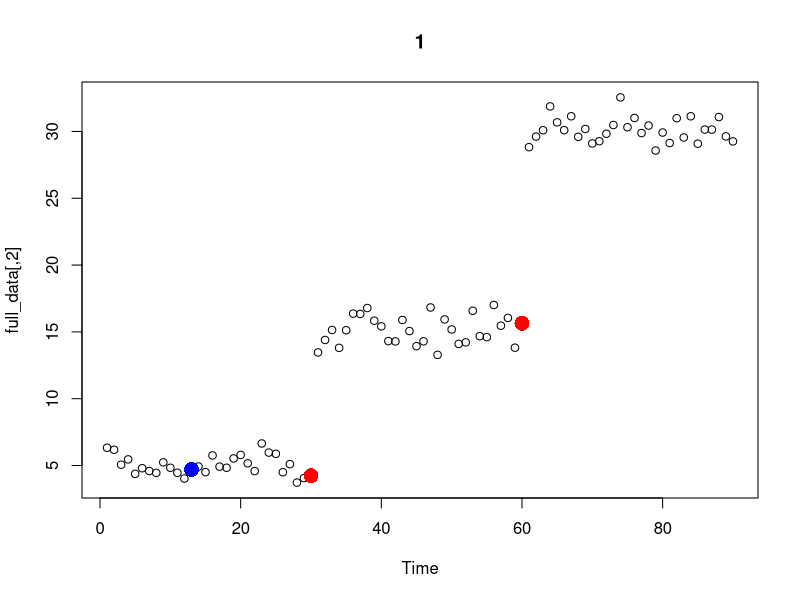

Write R code to recreate this figure. (Note: this script raises an error after producing the figure.)
#creating our data 
first = rnorm(30, mean = 5, sd = 1) #30 random data points from a normal distribution with mean of 5
second = rnorm(30, mean = 15, sd = 1) #30 random data points from a normal distribution with mean of 15
third = rnorm(30, mean = 30, sd = 1) #30 random data points from a normal distribution with mean of 30

dif_means_0 = c(first) #setting up null set
dif_means_1 = c(first, second) #adding two sets of data points together 
dif_means_2 = c(first, second, third) #adding three sets of data points together

time_0 = 1:30
time_1 = 1:60
time_2 = 1:90

test_data_0 = data.frame(time_0, dif_means_0) #our data with x = time and y = data from 1 set
test_data_1 = data.frame(time_1, dif_means_1) #our data with x = time and y = data from 2 sets
test_data_2 = data.frame(time_2, dif_means_2) #our data with x = time and y = data from 3 sets

#downloading the strucchange package
#install.packages("strucchange")
library("strucchange")

#Bai-Perron Method
bkpts_0 = breakpoints(test_data_0$dif_means_0 ~ test_data_0$time_0, breaks = 5, h = 0.1) #no break points 
bkpts_0$breakpoints #list of x-values (time) for breakpoints

bkpts_1 = breakpoints(test_data_1$dif_means_1 ~ test_data_1$time_1, breaks = 5, h = 0.1) #no break points 
bkpts_1$breakpoints #list of x-values (time) for breakpoints

bkpts_2 = breakpoints(test_data_2$dif_means_2 ~ test_data_2$time_2, breaks = 5, h = 0.1) #no break points 
bkpts_2$breakpoints #list of x-values (time) for breakpoints

#-----------------------------------------------------------------

#complete BAR - Variation 0 (Random/Random/Random)


#-------Key:
# k           = breakpoint's x-axis values 
# time        = integer x-values of the entire data set 
# interations = number of runs through Metropolis hastings 
# make        = the proportion (decimal) of the make step to occuring
# murder      = the proportion (decimal) of the murder step to occuring
  #note: the make and murder need to add to less then one 
#graph        = yes or no to graphing the function 
bar0 = function(k, time, data, iterations, make, murder, graph){

  library(MASS)

  prob_mmm = c(make, murder) #combining the two probabilties of make and murder that the user specifies 

  full_data = cbind(as.numeric(time), as.numeric(data)) #combing the time and data inputs from user

  n = max(full_data[,1]) #finding max value

  k_ends = c(min(full_data[,1]), k, max(full_data[,1])) #adding in end points to k values 

  fitMetrics<-function(k_ends, test_data){

	#create sum objects
	sum_loglik = 0

	#get and sum log likelihood for regressions of all intervals
	if(length(k_ends) < 3 ){
		model = lm(test_data[,2]~test_data[,1])
		sum_loglik = logLik(model)[1]
	}else{
		for(i in 1:length(k_ends)) {
  			if(k_ends[i] != 1){
			min = k_ends[i-1]
			x_values = test_data[c(min:k_ends[i]),1] #getting the x values in the interval
			y_values = test_data[c(min:k_ends[i]),2] #getting the y values in the interval
			data = data.frame(x_values, y_values) #re-making this into a dataframe 
			model = lm(y_values~x_values)
			sum_loglik = sum_loglik + logLik(model)[1]
			}
		}
	}
	return(sum_loglik)

  }

  
  #random make function, this makes a random point 
  count = 0 
  barMake0<-function(k_ends){
    
    count = count + 1 #this check to make sure we do not get stuck in an infinite loop 
    if(count < 10 ) {
      rand_spot = sample(k_ends[1]:k_ends[length(k_ends)], 1) #selects a random spot
      k_ends_final = sort(c(k_ends, rand_spot)) #adds the random spot and sorts it 
      d = diff(k_ends_final) #finds the difference between all the spots 
      if(min(d) < 3) { #this make sure an additional point is not to close to a point already in existance 
        barMake0(k_ends)
      } else {
        return(k_ends_final) #the old breakpoints + the new breakpoints 
      }
    }else {
      return(k_ends)
    }
    
  }
  
  
  #this function kills one breakpoint randomly 
  barMurder0<-function(k_ends){

	  k = k_ends[c(-1,-length(k_ends))]
	  random_num = sample(1:length(k), 1)
	  k_ends_final = k_ends[-(random_num+1)]
	  return(k_ends_final)

  }

  #kills a point randomly and then adds a point randomly 
  barMove0<-function(k_ends){

	  k_ends_less = barMurder0(k_ends)
	  k_ends_final = barMake0(k_ends_less)
	  return(k_ends_final)

  }

  #initializing matrixes 
  ratio_data = matrix(NA, nrow=1, ncol=4)
  all_k_new = matrix(NA, nrow=1, ncol=(n/3))
  all_k_best = matrix(NA, nrow=1, ncol=(n/3))

  #Metroplis Hastings 
  for(i in 1:iterations){

    old_loglik = fitMetrics(k_ends, full_data)

    u_step = runif(1) #random number from 0 to 1 taken from a uniform distribution for selecting step

    if(length(k_ends) < 3 | u_step < prob_mmm[1]){
      c_step = "make"
    } else if(u_step > prob_mmm[1] & u_step < sum(prob_mmm)){
      c_step = "murder"
    } else{
      c_step = "move"
    }

    if(c_step == "make"){
      k_ends_new = barMake0(k_ends)
    } else if (c_step == "murder"){
      k_ends_new = barMurder0(k_ends)
    } else{
      k_ends_new = barMove0(k_ends)
    }

    new_loglik = fitMetrics(k_ends_new, full_data)

    ratio = (new_loglik - log(n)*(4*(length(k_ends_new)-2)+3)) - (old_loglik - log(n)*(4*(length(k_ends)-2)+3))
    u_ratio = log(runif(1)) #random number from 0 to 1 taken from a uniform distribution 

    if(ratio > u_ratio) {
      choice = "new"
    } else {
      choice = "old"
    }

    if(choice == "new"){
      k_ends = k_ends_new
    }else{
      k_ends = k_ends
    }

    ratio_data_print = c(ratio, u_ratio, old_loglik, new_loglik)
    k_ends_new_print = c(k_ends_new, rep(NA, (n/3)-length(k_ends_new)))
    k_ends_best_print = c(k_ends, rep(NA, (n/3)-length(k_ends)))

    ratio_data = rbind(ratio_data, ratio_data_print)
    all_k_new = rbind(all_k_new, k_ends_new_print)
    all_k_best = rbind(all_k_best, k_ends_best_print)

  }
  
  #cleaning up the matrixs 
  ratio_data = ratio_data[-1,]
  all_k_new = all_k_new[-1,colSums(is.na(all_k_new))<nrow(all_k_new)]
  all_k_best = all_k_best[-1,colSums(is.na(all_k_best))<nrow(all_k_best)]
  clean_max = max(all_k_new[1,], na.rm=TRUE)
  all_k_new = ifelse(all_k_new == clean_max,NA,all_k_new)
  all_k_best = ifelse(all_k_best == clean_max,NA,all_k_best)
  all_k_new = all_k_new[,c(-1,-ncol(all_k_new))]
  all_k_best = all_k_best[,c(-1,-ncol(all_k_best))]
  
  if(graph == "yes") {
    #plotting 
    plot(full_data, main = 1, xlab = "Time")
    points(all_k_new[1,],full_data[all_k_new[1,],2], col="blue", pch= 16, cex = 2)
    points(all_k_best[1,],full_data[all_k_best[1,],2], col="red", pch= 16, cex=2)
    
    num = iterations / 5
    for(i in 1:n) {
      n = i 
      if(is.na(all_k_new[n,]) ) {
        plot(full_data, main = n, xlab = "Time")
        points(all_k_best[n,],full_data[all_k_best[n,],2], col="red", pch= 16, cex = 2)
      } else {
        plot(full_data, main = n, xlab = "Time")
        points(all_k_new[n,],full_data[all_k_new[n,],2], col="blue", pch= 16, cex = 2)
        points(all_k_best[n,],full_data[all_k_best[n,],2], col="red", pch= 16, cex = 2)
      }
    }
  }
  
  #prints the results
  return(list(ratio_data, all_k_new, all_k_best))
  
}

#calling the function
bar_result = bar0(bkpts_2$breakpoints, test_data_2[,1], test_data_2[,2], 50, 0.4, 0.4, "no")

bar0(bkpts_2$breakpoints, test_data_2[,1], test_data_2[,2], 10, 0.4, 0.4, "yes")
